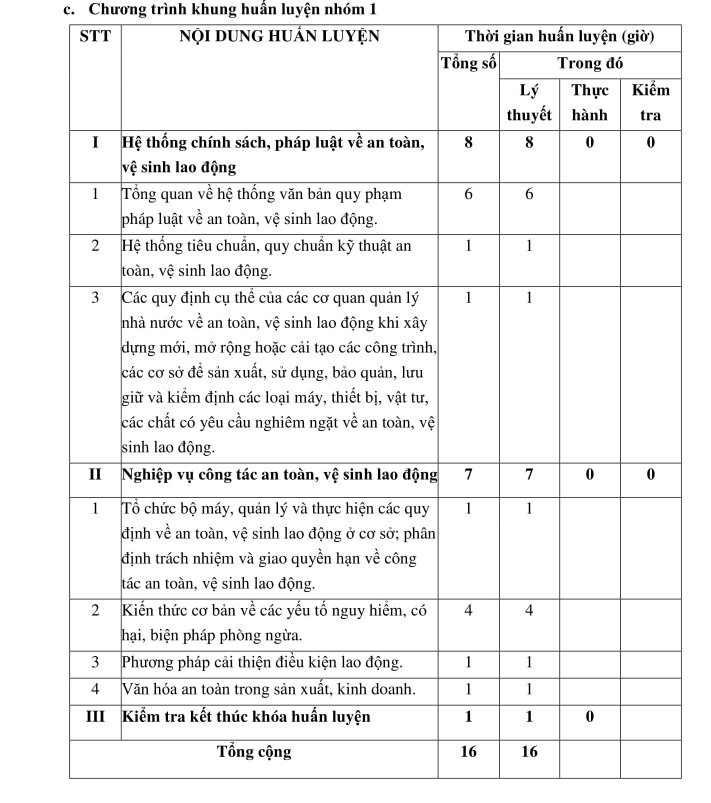
#> input picture Images/111.jpg, 1421 x 1606 px (shown at 1/2 size)
$ python -i remove_lines.py   (imports and definitions only)
#> lines starting #> are read from the running program, lines starting #| are printed output that depends on the picture; after the words box and inside, x2 and y2 are one past the last pixel; in counts of white or black regions, pixels touching at a corner belong together
#> further down, picture is the input picture: shape (1606, 1421, 3); min 0, max 255, mean 240.2
import numpy as np
import cv2

file_path = r"C:\Users\16521\Music\work\demo\CTG_51.png"
def remove_line(img):
    # img = cv2.imread(img)
    result = img.copy()
    gray = cv2.cvtColor(img,cv2.COLOR_BGR2GRAY)
    thresh = cv2.threshold(gray, 0, 255, cv2.THRESH_BINARY_INV + cv2.THRESH_OTSU)[1]
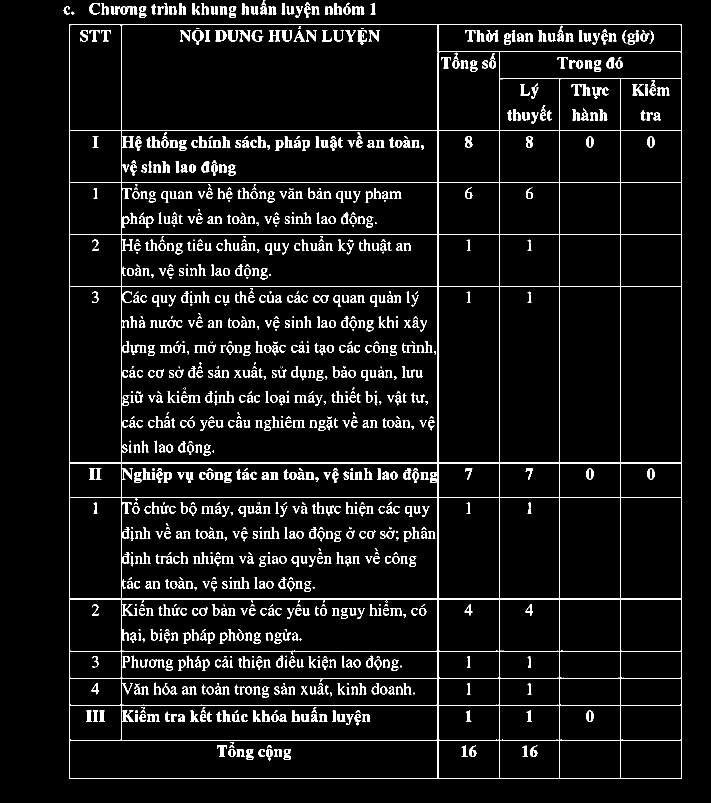
#> thresh: shape (1606, 1421) (shown at 1/2 size); 6.1% white; 1170 white regions (231 under 20 px), largest, box (x1, y1, x2, y2) and area: (138, 49, 1364, 1558) 38079, (241, 12, 275, 29) 312, (537, 60, 561, 83) 283

    # Remove horizontal lines
    horizontal_kernel = cv2.getStructuringElement(cv2.MORPH_RECT, (20,1))
    remove_horizontal = cv2.morphologyEx(thresh, cv2.MORPH_OPEN, horizontal_kernel, iterations=2)
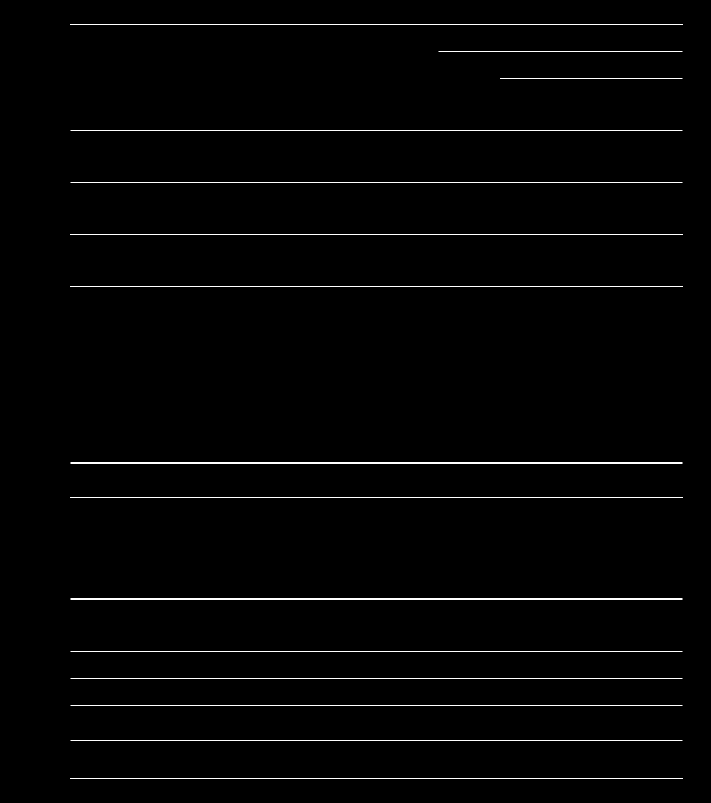
#> remove_horizontal: shape (1606, 1421) (shown at 1/2 size); 1% white in thin lines or dots, all inside (x1, y1, x2, y2) = (140, 49, 1366, 1557)
    cnts = cv2.findContours(remove_horizontal, cv2.RETR_EXTERNAL, cv2.CHAIN_APPROX_SIMPLE)
#> cnts = 15 contours, 10 with area under 20; largest, box (x1, y1, x2, y2) and area: (141, 1197, 1365, 1199) 1223, (141, 925, 1365, 927) 1223, (141, 572, 1365, 574) 1223, (141, 468, 1365, 470) 1223, (141, 994, 1365, 996) 1222
    cnts = cnts[0] if len(cnts) == 2 else cnts[1]
    for c in cnts:
        cv2.drawContours(result, [c], -1, (255,255,255), 3)
#> this loop made 15 passes
#> c on passes 1, 2, 3, 4, 5, 6, 8, 9, 10, 11, 12, 13: [[140, 1556], [1365, 1556]], [[141, 1480], [1364, 1480]], [[141, 1410], [1364, 1410]], [[141, 1356], [1364, 1356]], [[141, 1302], [1364, 1302]], [[141, 1197], [141, 1198], [1364, 1198], [1364, 1197]], [[141, 925], [141, 926], [1364, 926], [1364, 925]], [[141, 572], [141, 573], [1364, 573], [1364, 572]], [[141, 468], [141, 469], [1364, 469], [1364, 468]], [[141, 365], [1364, 365]], [[141, 261], [1364, 261]], [[1000, 157], [1364, 157]]
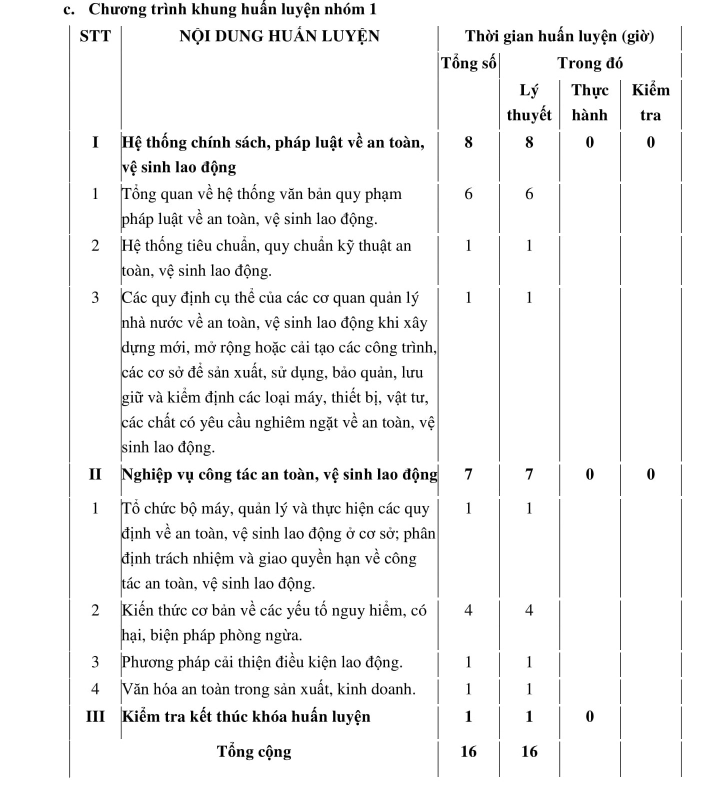
#> result: shape (1606, 1421, 3) (shown at 1/2 size); 2.31% of pixels changed, all inside (x1, y1, x2, y2) = (138, 47, 1368, 1559)

    # Remove vertical lines
    vertical_kernel = cv2.getStructuringElement(cv2.MORPH_RECT, (1,20))
#> vertical_kernel = 20 values from 1 to 1
    remove_vertical = cv2.morphologyEx(thresh, cv2.MORPH_OPEN, vertical_kernel, iterations=2)
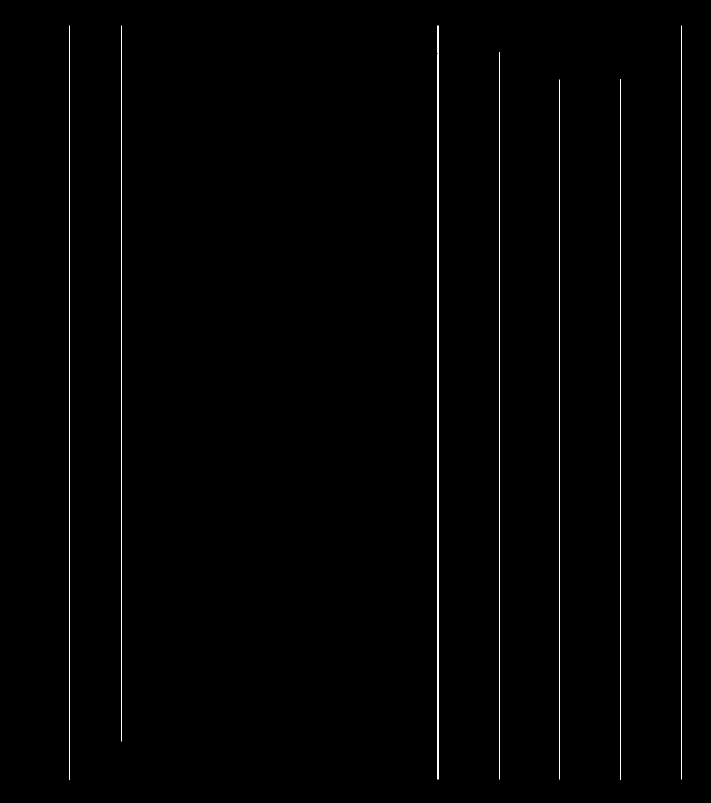
#> remove_vertical: shape (1606, 1421) (shown at 1/2 size); 0.64% white in thin lines or dots, all inside (x1, y1, x2, y2) = (139, 51, 1363, 1560)
    cnts = cv2.findContours(remove_vertical, cv2.RETR_EXTERNAL, cv2.CHAIN_APPROX_SIMPLE)
#> cnts = 7 contours, 4 with area under 20; largest, box (x1, y1, x2, y2) and area: (875, 51, 877, 1559) 1506, (998, 105, 1000, 1559) 1444, (1240, 159, 1242, 1559) 1399
    cnts = cnts[0] if len(cnts) == 2 else cnts[1]
    for c in cnts:
        cv2.drawContours(result, [c], -1, (255,255,255), 3)
#> this loop made 7 passes
#> c on passes 1, 2, 4, 6, 7: [[1240, 159], [1240, 1558], [1241, 1558], [1241, 159]], [[1119, 159], [1119, 1558]], [[1362, 51], [1362, 1558]], [[242, 51], [242, 1482]], [[139, 51], [139, 1559]]
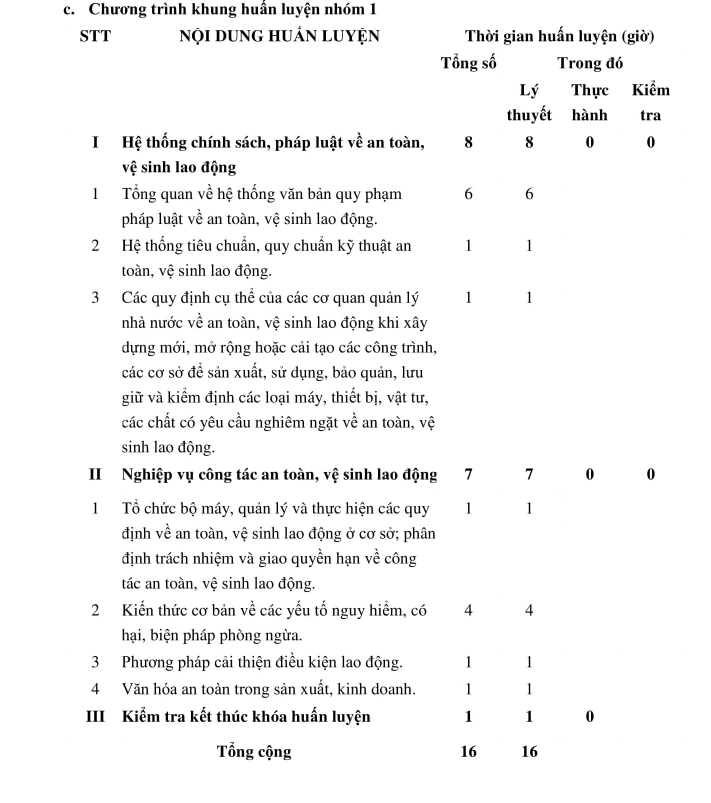
#> result: shape (1606, 1421, 3) (shown at 1/2 size); 1.45% of pixels changed, all inside (x1, y1, x2, y2) = (137, 50, 1365, 1561)
    # result = cv2.resize(result, (600, 700))
    # cv2.imshow("tem", result)
    # cv2.waitKey(0)
    return result
# result = remove_line(file_path)
# cv2.imwrite("temp.png", result)

>>> import cv2
>>> picture = cv2.imread('../../Images/111.jpg')
>>> result = remove_line(picture)

$ run again, on Images/3.jpg
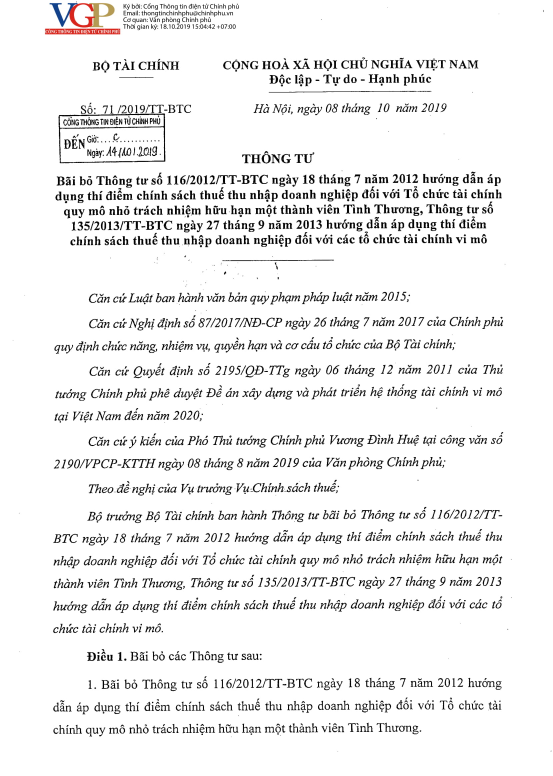
#> input picture Images/3.jpg, 1659 x 2328 px (shown at 1/3 size)
#> picture is the input picture: shape (2328, 1659, 3); mean B, G, R 238.7, 238.8, 239
#> in remove_line, `thresh = cv2.threshold(gray, 0, 255, cv2.THRESH_BINARY_INV + cv2.THRES..`:
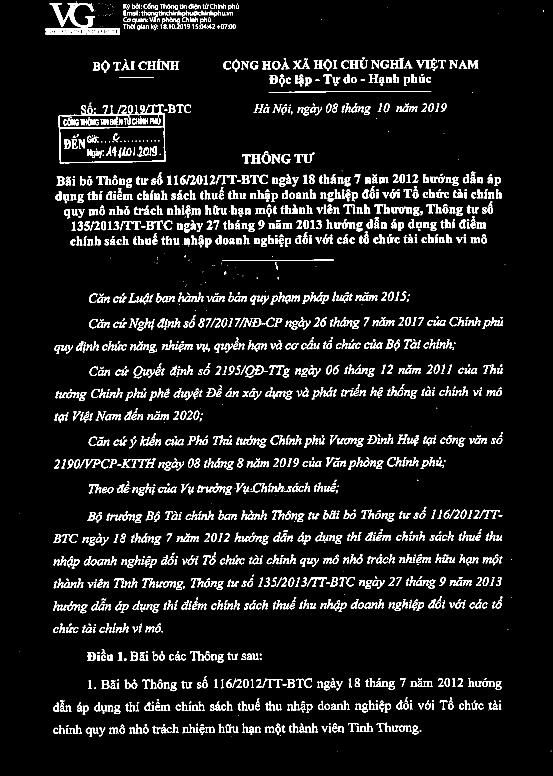
#> thresh: shape (2328, 1659) (shown at 1/3 size); 6.8% white; 2111 white regions (302 under 20 px), largest, box (x1, y1, x2, y2) and area: (175, 340, 496, 490) 3922, (149, 9, 285, 82) 3244, (136, 86, 360, 103) 2695
#> remove_horizontal: shape (2328, 1659); 0.15% white; 12 white regions
#> in remove_line, `cnts = cv2.findContours(remove_horizontal, cv2.RETR_EXTERNAL, cv2.CHAI..`: cnts = 12 contours, 2 with area under 20; largest, box (x1, y1, x2, y2) and area: (179, 341, 497, 348) 703, (181, 482, 498, 489) 524, (179, 380, 497, 386) 506, (138, 86, 362, 90) 462, (808, 273, 1250, 278) 329
#> the loop in remove_line, `for c in cnts:` made 12 passes
#> c on passes 1, 9, 12: [[398, 1379], [441, 1379]], [[138, 100], [138, 102], [259, 102], [259, 100]], [[206, 12], [267, 12]]
#> vertical_kernel = 20 values from 1 to 1
#> remove_vertical: shape (2328, 1659); 0.04% white; 4 white regions
#> in remove_line, `cnts = cv2.findContours(remove_vertical, cv2.RETR_EXTERNAL, cv2.CHAIN_..`: cnts = 4 contours; box (x1, y1, x2, y2) and area: (211, 12, 222, 75) 523, (491, 342, 495, 487) 322, (177, 347, 181, 492) 240, (171, 12, 174, 56) 81
#> the loop in remove_line, `for c in cnts:` made 4 passes
#> after the loop in remove_line, `for c in cnts:`:
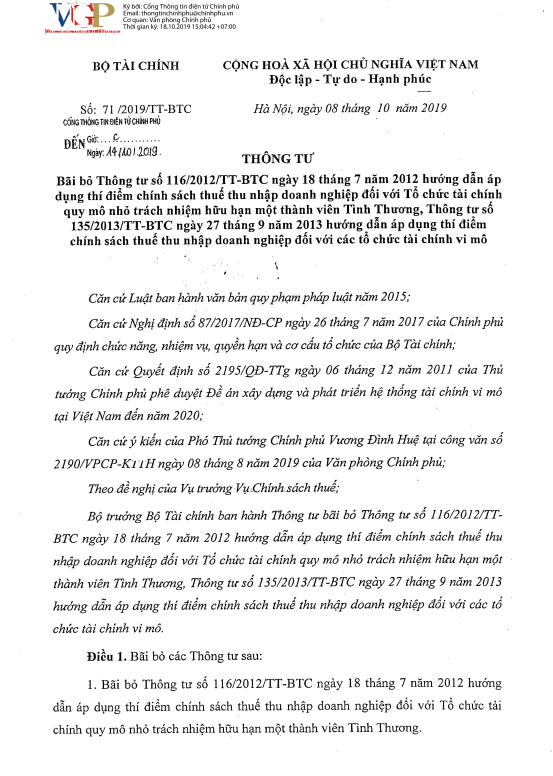
#> result: shape (2328, 1659, 3) (shown at 1/3 size); mean B, G, R 239.3, 239.3, 239.4

$ run again, on Images/33.jpg
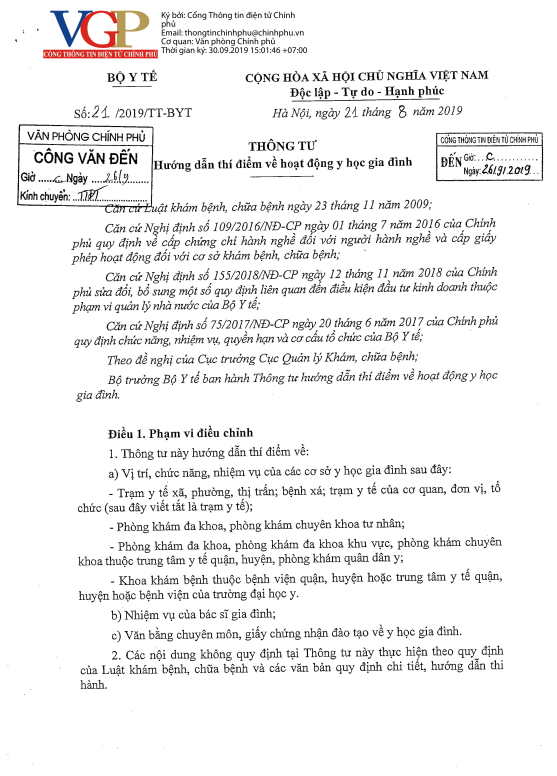
#> input picture Images/33.jpg, 1670 x 2328 px (shown at 1/3 size)
#> picture is the input picture: shape (2328, 1670, 3); mean B, G, R 240.1, 240.2, 240.7
#> in remove_line, `thresh = cv2.threshold(gray, 0, 255, cv2.THRESH_BINARY_INV + cv2.THRES..`:
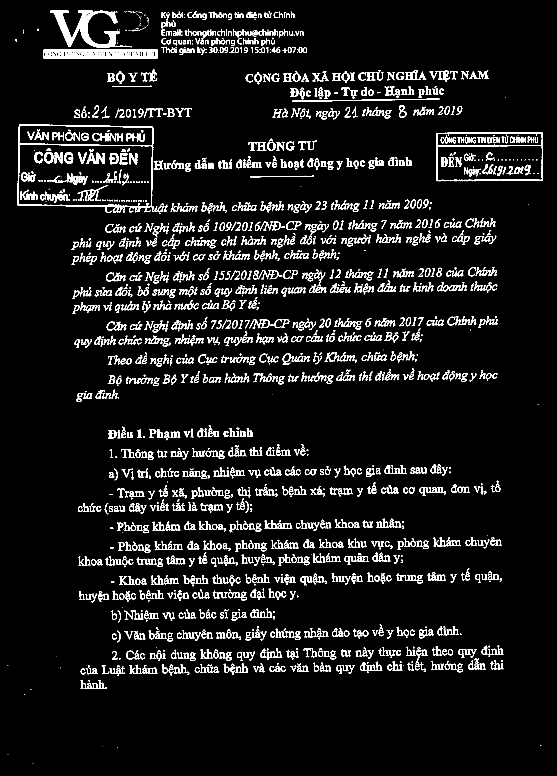
#> thresh: shape (2328, 1670) (shown at 1/3 size); 6.3% white; 2161 white regions (428 under 20 px), largest, box (x1, y1, x2, y2) and area: (151, 32, 358, 144) 7720, (130, 149, 473, 175) 6408, (51, 373, 472, 639) 6129
#> remove_horizontal: shape (2328, 1670); 0.32% white; 16 white regions
#> in remove_line, `cnts = cv2.findContours(remove_horizontal, cv2.RETR_EXTERNAL, cv2.CHAI..`: cnts = 16 contours, 1 with area under 20; largest, box (x1, y1, x2, y2) and area: (132, 149, 475, 155) 1394, (132, 170, 475, 175) 1368, (59, 373, 461, 383) 838, (54, 614, 458, 621) 744, (878, 296, 1321, 304) 612
#> the loop in remove_line, `for c in cnts:` made 16 passes
#> c on passes 10 to 11: [[1307, 214], [1347, 214]], [[132, 170], [132, 174], [474, 174], [474, 170]]
#> vertical_kernel = 20 values from 1 to 1
#> remove_vertical: shape (2328, 1670); 0.16% white; 8 white regions
#> in remove_line, `cnts = cv2.findContours(remove_vertical, cv2.RETR_EXTERNAL, cv2.CHAIN_..`: cnts = 8 contours, 1 with area under 20; largest, box (x1, y1, x2, y2) and area: (175, 34, 210, 143) 1672, (242, 34, 263, 132) 1454, (330, 96, 346, 143) 662, (53, 375, 59, 618) 540, (454, 383, 460, 623) 400, (1308, 441, 1312, 546) 288, (1626, 418, 1629, 544) 202
#> the loop in remove_line, `for c in cnts:` made 8 passes
#> c on pass 3: [[1309, 401], [1309, 439]]
#> after the loop in remove_line, `for c in cnts:`:
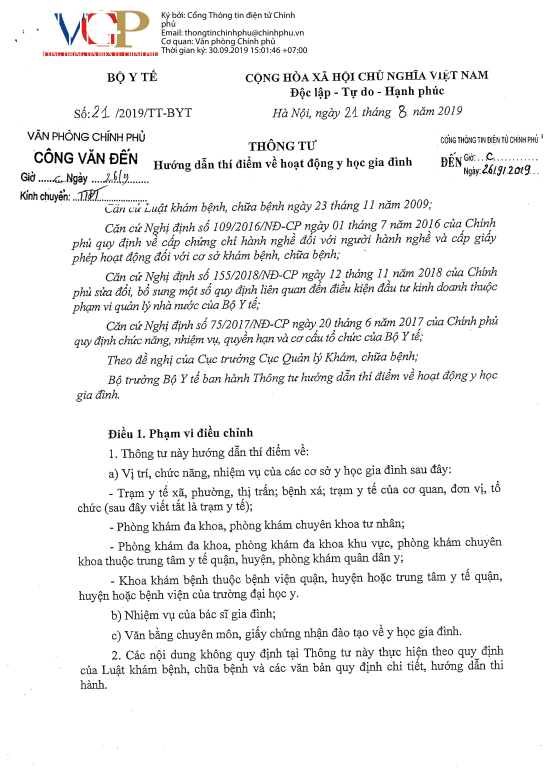
#> result: shape (2328, 1670, 3) (shown at 1/3 size); mean B, G, R 241.2, 241.3, 241.5

$ run again, on Images/7.jpg
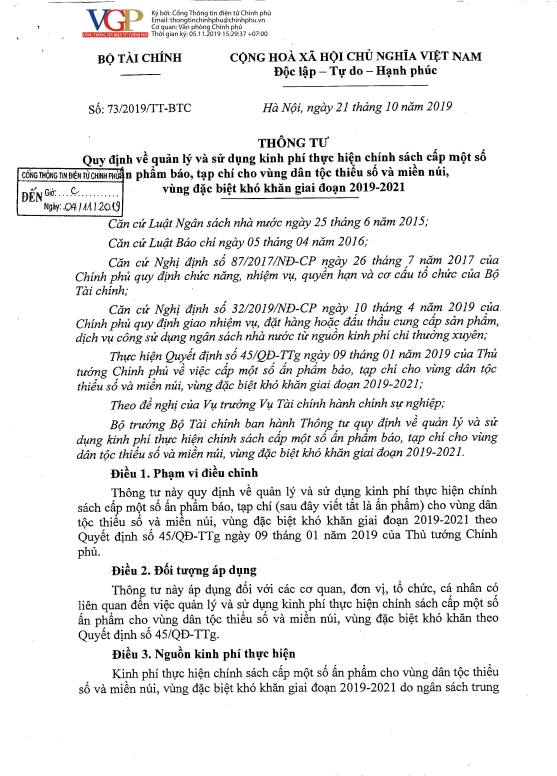
#> input picture Images/7.jpg, 1670 x 2328 px (shown at 1/3 size)
#> picture is the input picture: shape (2328, 1670, 3); mean B, G, R 236.6, 236.6, 236.8
#> in remove_line, `thresh = cv2.threshold(gray, 0, 255, cv2.THRESH_BINARY_INV + cv2.THRES..`:
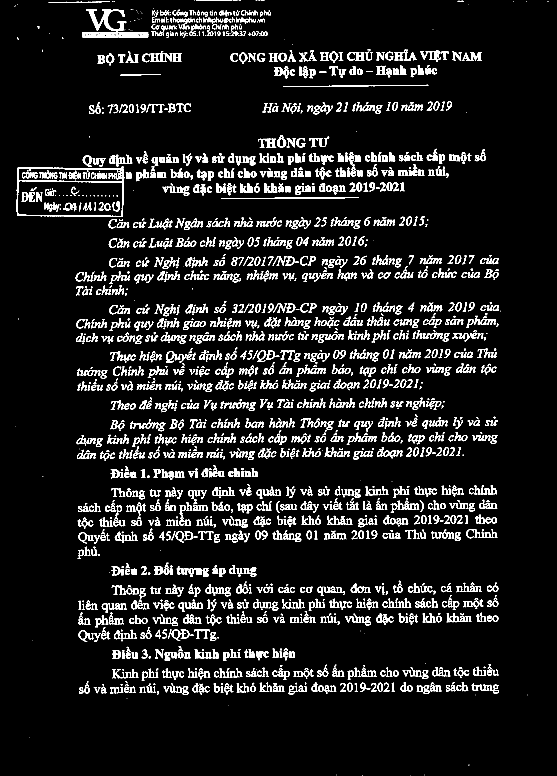
#> thresh: shape (2328, 1670) (shown at 1/3 size); 7.7% white; 2417 white regions (324 under 20 px), largest, box (x1, y1, x2, y2) and area: (50, 500, 375, 651) 4631, (259, 28, 379, 94) 2557, (247, 97, 445, 112) 2087
#> remove_horizontal: shape (2328, 1670); 0.17% white; 17 white regions
#> in remove_line, `cnts = cv2.findContours(remove_horizontal, cv2.RETR_EXTERNAL, cv2.CHAI..`: cnts = 17 contours, 7 with area under 20; largest, box (x1, y1, x2, y2) and area: (54, 503, 374, 509) 828, (665, 592, 1079, 597) 600, (53, 645, 371, 650) 535, (53, 542, 374, 547) 532, (851, 255, 1287, 261) 525
#> the loop in remove_line, `for c in cnts:` made 17 passes
#> c on passes 5, 9, 10, 13, 14, 15, 16, 17: [[776, 417], [814, 417]], [[249, 109], [249, 111], [356, 111], [356, 109]], [[406, 99], [446, 99]], [[312, 31], [371, 31]], [[243, 7], [282, 7]], [[167, 6], [234, 6]], [[288, 5], [331, 5]], [[590, 1], [698, 1]]
#> vertical_kernel = 20 values from 1 to 1
#> remove_vertical: shape (2328, 1670); 0.04% white; 4 white regions
#> in remove_line, `cnts = cv2.findContours(remove_vertical, cv2.RETR_EXTERNAL, cv2.CHAIN_..`: cnts = 4 contours, 1 with area under 20; largest, box (x1, y1, x2, y2) and area: (314, 30, 323, 87) 379, (366, 508, 371, 653) 318, (51, 505, 55, 649) 298
#> the loop in remove_line, `for c in cnts:` made 4 passes
#> c on pass 4: [[280, 30], [280, 69]]
#> after the loop in remove_line, `for c in cnts:`:
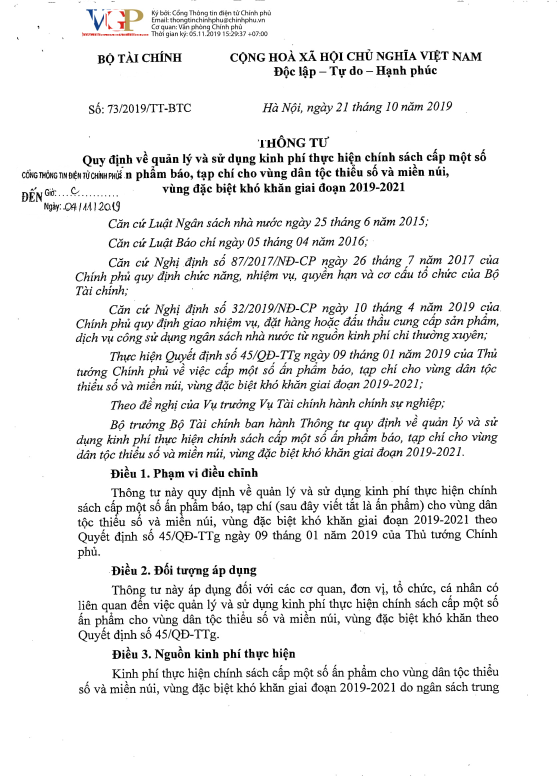
#> result: shape (2328, 1670, 3) (shown at 1/3 size); mean B, G, R 237.2, 237.2, 237.2
